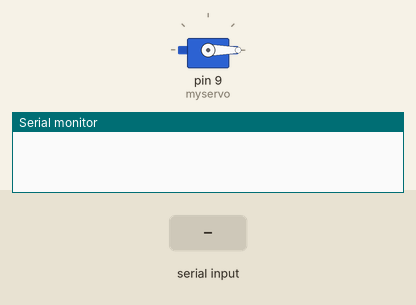
Simulated run of this sketch. Board: Arduino Uno, built with avr-gcc and run on an emulated ATmega328P. On the bench: servo, the last lines printed to the serial monitor. The test bench sets the inputs (shaded band).

Above: at 1.2 s.
1.3 s: "1" received over the second serial link
At 1.6 s:
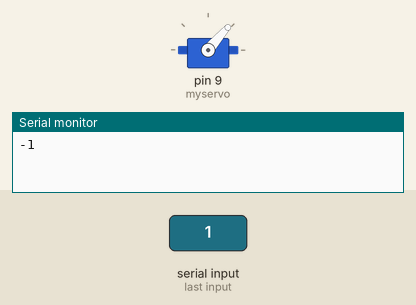
2.8 s: "0" received over the second serial link
At 4.0 s:
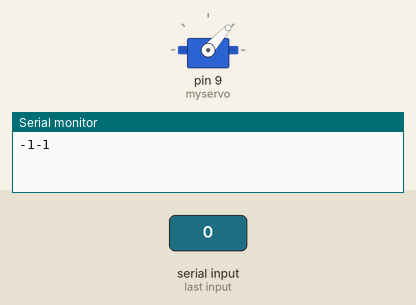
Timing chart, 0 to 5.8 s (numbered marks = the images above; inputs shaded):
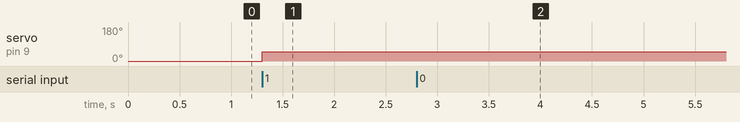

The sketch:

servo.ino
```cpp
#include <SoftwareSerial.h>
SoftwareSerial BLE_Shield(10, 11);
#include <Servo.h>5
 Servo myservo;
void setup() {

  myservo.attach(9);        // Attach the servo object to pin 9
  myservo.write(0);
  Serial.begin(57600);
  BLE_Shield.begin(57600);
}
void loop()  // Continuous loop
{
  // See if new position data is available
  if (BLE_Shield.available()) {
    myservo.write(BLE_Shield.read());  // Write position to servo
Serial.print(BLE_Shield.read());

  }
}
```

Measured:
- after the input at 1.3 s, servo on pin 9 (myservo): 0° → 49° at once
- after the input at 2.8 s, servo on pin 9 (myservo): 49° → 48° at once
